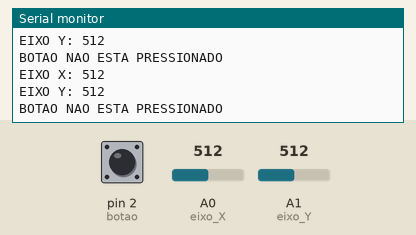
Recording of a sketch running on a simulated Arduino Uno, built with avr-gcc and run on an emulated ATmega328P. On the bench: the last lines printed to the serial monitor. Inputs (shaded band) come from the test bench; at power-on: pin 2 (botao) HIGH, A0 (eixo_X) = 512, A1 (eixo_Y) = 512.

Above: at 1.3 s.
1.4 s: pin 2 (botao) pulled LOW for 0.6 s
At 1.82 s:
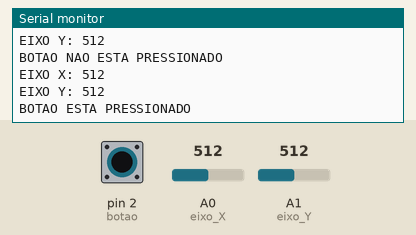
3.5 s: A0 (eixo_X) set to 716
At 3.83 s:
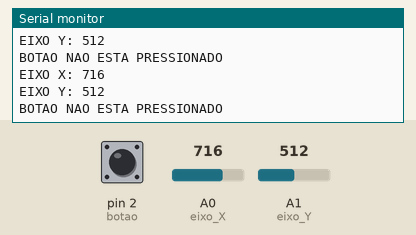
5.0 s: A1 (eixo_Y) set to 716
At 5.33 s:
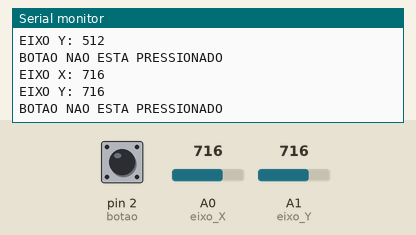
6.5 s: A0 (eixo_X) set to 900
At 6.83 s:
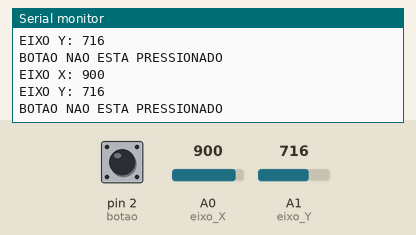
8.0 s: A1 (eixo_Y) set to 900
At 8.33 s:
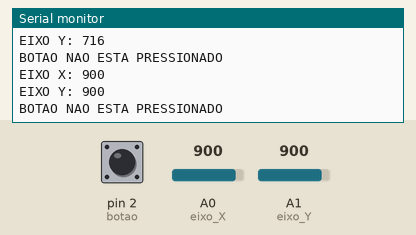
12.5 s: pin 2 (botao) driven LOW
At 12.84 s:
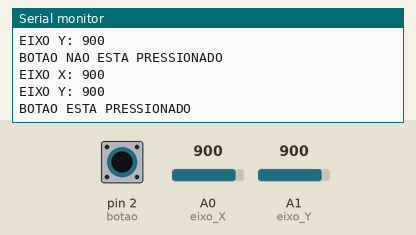
Timing chart, 0 to 15.5 s (numbered marks = the images above; inputs shaded):
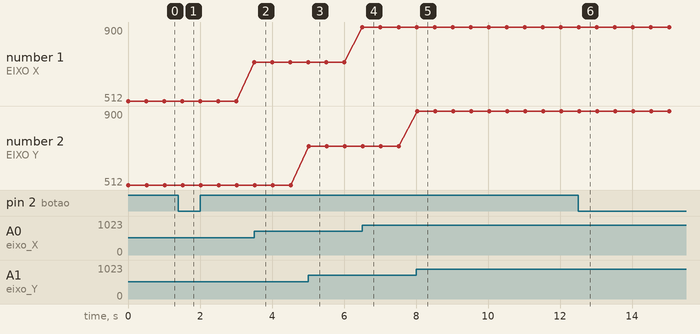

Measured:
- after the input at 1.4 s, the serial monitor: prints a new line after 0.13 s (image 1)
- after the input at 3.5 s, the serial monitor: prints a new line at once (image 2)
- after the input at 5.0 s, the serial monitor: prints a new line at once (image 3)
- after the input at 6.5 s, the serial monitor: prints a new line at once (image 4)
- after the input at 8.0 s, the serial monitor: prints a new line at once (image 5)
- after the input at 12.5 s, the serial monitor: prints a new line after 0.05 s (image 6)
- plotted number 1: 512 → 716 after the input at 3.5 s, 716 → 900 after the input at 6.5 s

The sketch:

exemplo_joystick.ino
```cpp
int eixo_X= A0; //PINO REFERENTE A LIGAÇÃO DO EIXO X
int eixo_Y = A1; // PINO REFERENTE A LIGAÇÃO DO EIXO Y
int botao = 2; // //PINO REFERNETE A LIGAÇÃO NO PINO KEY / SW

void setup(){
  pinMode (botao, INPUT_PULLUP); //DEFINE A PORTA COMO ENTRADA / "_PULLUP" É PARA ATIVAR O RESISTOR INTERNO
  //DO ARDUINO PARA GARANTIR QUE NÃO EXISTA FLUTUAÇÃO ENTRE 0 (LOW) E 1 (HIGH)
  Serial.begin (9600); //INICIALIZA A PORTA SERIAL
}
void loop(){
  Serial.print("EIXO X: "); //ESCREVE O TEXTO NA JANELA SERIAL
  Serial.println(analogRead(eixo_X), DEC); //ECREVE NA JANELA SERIAL O VALOR NO EIXO X
  Serial.print("EIXO Y: "); //ESCREVE O TEXTO NA JANELA SERIAL
  Serial.println (analogRead(eixo_Y), DEC); //ECREVE NA JANELA SERIAL O VALOR NO EIXO Y

  Serial.print("BOTAO"); //ESCREVE O TEXTO NA JANELA SERIAL
  if (digitalRead(botao) == HIGH){ //SE LEITURA DO PINO FOR IGUAL A HIGH, FAZ
    Serial.println(" NAO ESTA PRESSIONADO"); //ESCREVE O TEXTO NA JANELA SERIAL
  }
  else{ //SENÃO
    Serial.println (" ESTA PRESSIONADO"); //ESCREVE O TEXTO NA JANELA SERIAL
  }
  delay(500); //INTERVALO DE 500 MILISEGUNDOS
}
```
